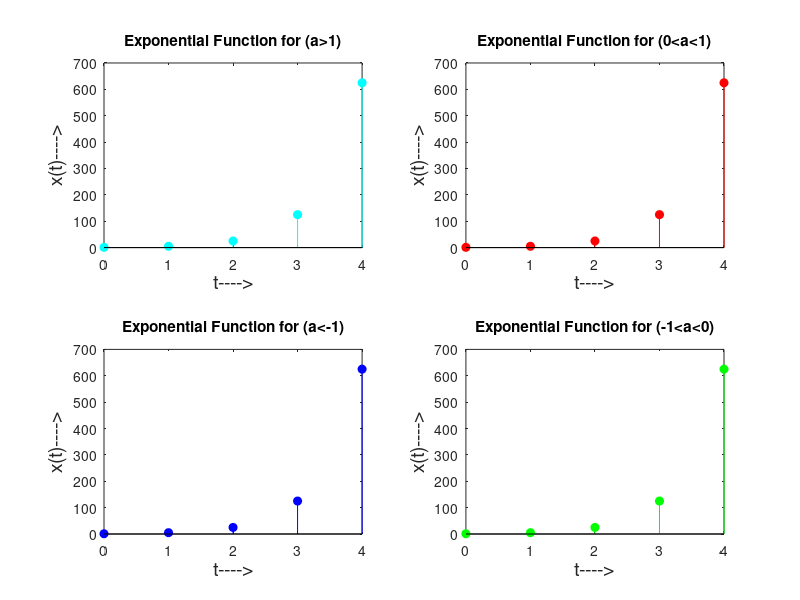

Reproduce this figure in MATLAB.
clc;
clear all;
n=input('\nEnter the signal length:');
t=0:1:n-1;
a1 = input('\nEnter the sequence val of (a1>1):');
a2 = input('\nEnter the sequence val of (0<a2<1):');
a3 = input('\nEnter the sequence val of (a3<-1):');
a4 = input('\nEnter the sequence val of (-1<a4<0):');
x1=(a1.^t);
subplot(2,2,1);
stem(t,x1,'filled','c');
xlabel('t---->','Fontsize',14);
ylabel('x(t)---->','Fontsize',14);
title('Exponential Function for (a>1)');

x2=(a2.^t);
subplot(2,2,2);
stem(t,x2,'filled','r');
xlabel('t---->','Fontsize',14);
ylabel('x(t)---->','Fontsize',14);
title('Exponential Function for (0<a<1)');

x3=(a3.^t);
subplot(2,2,3);
stem(t,x3,'filled','b');
xlabel('t---->','Fontsize',14);
ylabel('x(t)---->','Fontsize',14);
title('Exponential Function for (a<-1)');

x4=(a4.^t);
subplot(2,2,4);
stem(t,x4,'filled','g');
xlabel('t---->','Fontsize',14);
ylabel('x(t)---->','Fontsize',14);
title('Exponential Function for (-1<a<0)');
